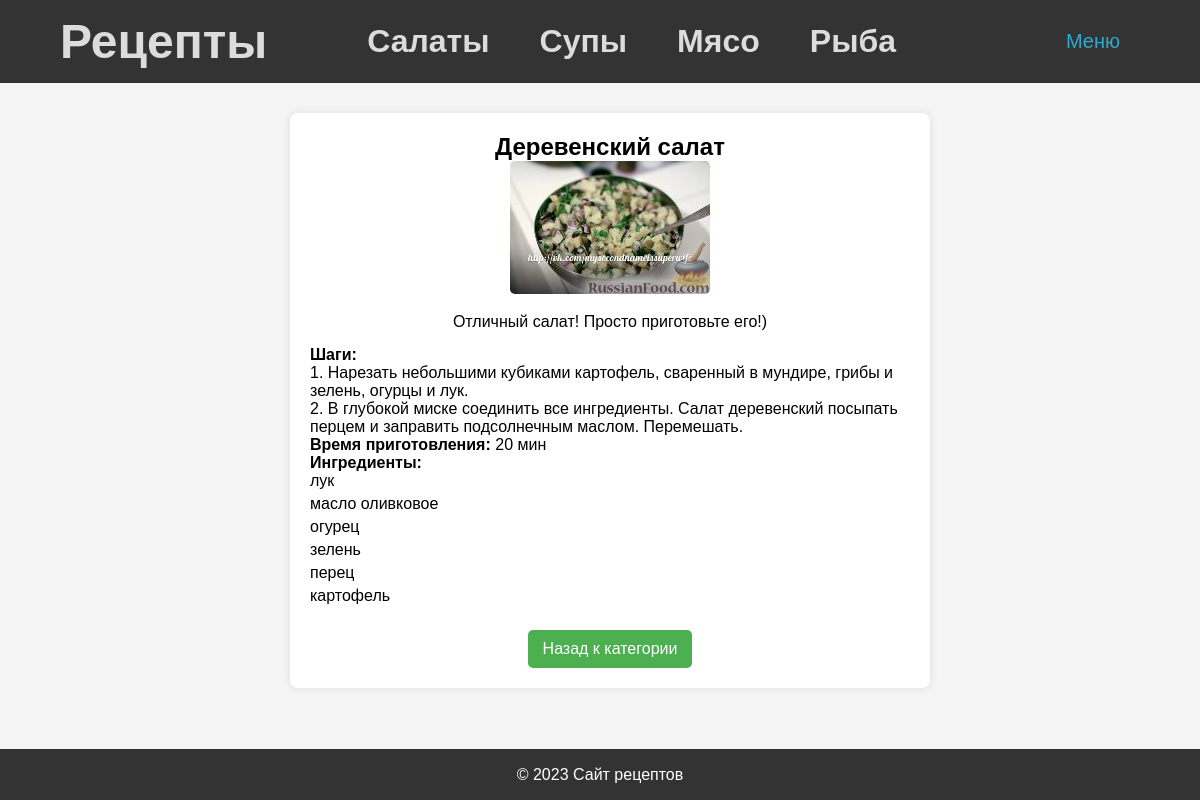
The app's page /recipes/recipe/7/ with its own data.
### recipes/models.py (models this page shows, shortened)
class RecipeCategory(models.Model):
    name = models.CharField(max_length=100)
    def get_absolute_url(self) -> str:
        return reverse("recipe_category_detail", kwargs={"category_name": self.name})
    class Meta:
        verbose_name = _("Категория рецептов")
        verbose_name_plural = _("Категории рецептов")

class Recipe(models.Model):
    title = models.CharField(max_length=255)
    description = models.TextField()
    steps = models.TextField()
    cooking_time = models.PositiveIntegerField()
    image = models.ImageField(upload_to="recipe_images/", blank=True, null=True)
    author = models.ForeignKey(User, on_delete=models.CASCADE)
    ingredients = models.ManyToManyField(Ingredient, through="RecipeIngredient")
    category = models.ForeignKey(
        "RecipeCategory", on_delete=models.SET_NULL, null=True, blank=True
    )
    class Meta:
        verbose_name = _("Рецепт")
        verbose_name_plural = _("Рецепты")

class Ingredient(models.Model):
    name = models.CharField(max_length=100)
    class Meta:
        verbose_name = _("Ингредиент")
        verbose_name_plural = _("Ингредиенты")

### recipes/views.py (the view)
# urls.py: path("recipe/<int:pk>/", RecipeDetailView.as_view(), name="recipe_detail"),
class RecipeDetailView(View):
    template_name = "recipes/recipe_detail.html"
    def get(self, request, pk):
        recipe = get_object_or_404(Recipe, pk=pk)
        context = {"recipe": recipe}
        return render(request, self.template_name, context)

### recipes/context_processor.py (called while the page is built)
def recipe_categories(request):
    categories = RecipeCategory.objects.all()
    return {"all_categories": categories}

### recipes/templates/recipes/recipe_detail.html (shortened to what this page needs)
{% extends 'base.html' %}
{% load static %}
{% block content %}
  <div class="recipe-detail">
    <h2>{{ recipe.title }}</h2>
    <img src="{{ recipe.image.url }}" alt="{{ recipe.title }}" class="recipe-image">
    <p class="recipe-description">{{ recipe.description }}</p>
    <div class="recipe-details">
      <p><strong>Шаги:</strong></p>
      <p class="recipe-steps">{{ recipe.steps }}</p>
      <p><strong>Время приготовления:</strong> {{ recipe.cooking_time }} мин</p>
      <p><strong>Ингредиенты:</strong></p>
      <ul class="recipe-ingredients">
        {% for ingredient in recipe.ingredients.all %}
          <li>{{ ingredient.name }}</li>
        {% endfor %}
      </ul>
    </div>
    <a href="{% url 'recipe_category_detail' category_name=recipe.category.name %}" class="back-link">Назад к категории</a>
  </div>
{% endblock content %}

### templates/base.html (shortened to what this page needs)
{% load static i18n%}
<!DOCTYPE html>
<html lang="en">
<head>
    <link rel="stylesheet" href="{% static 'css/styles.css' %}">
    <link rel="stylesheet" href="https://cdnjs.cloudflare.com/ajax/libs/select2/4.0.13/css/select2.min.css" />
</head>
<body>
    <header>
        <h1>{% block header %}
            <div class="header">
        <div class="header-title">
            <h2><a href="{% url 'index' %}">Рецепты</a></h2>
        </div>
        <div class="header-categories">
            <nav>
                <ul>
                    {% for category in all_categories %}
                        <li><a href="{{ category.get_absolute_url }}">{{ category.name }}</a></li>
                    {% endfor %}
                </ul>
            </nav>
        </div>
            <div class="header-login">
                {% if user.is_authenticated %}
                <div class="dropdown">
                    <button class="dropbtn">Приветствуем, {{ user.username }}!</button>
                    <div class="dropdown-content">
                        <a href="{% url 'edit_profile' %}">Редактировать профиль</a>
                        <a href="{% url 'add_recipe' %}">Добавить рецепт</a>
                        <form class="logout-form" method="post" action="{% url 'logout' %}">
                            {% csrf_token %}
                            <button type="submit">Выйти</button>
                        </form>
                    </div>
                </div>
                {% else %}
                <div class="dropdown">
                    <button class="dropbtn">Меню</button>
                </div>
                {% endif %}
            </div>
    </div>
        {% endblock %}</h1>
    </header>
    <main>
        {% block content %}
        {% endblock %}
    </main>
    <footer>
        <p>&copy; 2023 Сайт рецептов</p>
    </footer>
</body>
</html>

### static/css/styles.css (style rules this page uses)
* { margin: 0; padding: 0; }
body { font-family: Arial, sans-serif; margin: 0; padding: 0; background-color: #f5f5f5; display: flex; flex-direction: column; min-height: 100vh; }
.header { display: flex; justify-content: space-around; align-items: center; background-color: #333; color: white; padding: 10px; text-align: center; }
.header-title { display: flex; align-items: center; color: gainsboro; }
.header-title h2 { margin: 0; }
.header-categories ul { list-style: none; margin: 0; padding: 0; display: flex; }
.header-categories li { margin-right: 50px; }
.header-login { font-size: 14px; color: #2aabd2; margin: 10px; }
main { max-width: 1800px; padding: 10px; background-color: #f5f5f5; width: 100%; }
footer { background-color: #333; color: white; padding: 16.5px; text-align: center; margin-top: auto; }
a { text-decoration: none; color: gainsboro; }
h2 { text-align: center; }
.dropbtn { text-transform: capitalize; background-color: #333; color: #2aabd2; padding: 10px; font-size: 20px; border: none; cursor: pointer; }
.dropdown { position: relative; display: inline-block; }
.recipe-detail { max-width: 600px; margin: 20px auto; padding: 20px; background-color: #fff; border-radius: 8px; box-shadow: 0 0 10px rgba(0, 0, 0, 0.1); text-align: center; }
.recipe-image { max-width: 100%; height: auto; border-radius: 5px; margin-bottom: 15px; }
.recipe-description { margin-bottom: 15px; }
.recipe-details { text-align: left; }
.recipe-steps { white-space: pre-line; }
.recipe-ingredients { list-style: none; padding: 0; margin: 0; }
.recipe-ingredients li { margin-bottom: 5px; }
.back-link { display: inline-block; margin-top: 20px; padding: 10px 15px; background-color: #4CAF50; color: white; text-decoration: none; border-radius: 5px; transition: background-color 0.3s; }

### records on screen
RecipeCategory: name "Салаты"
RecipeCategory: name "Супы"
RecipeCategory: name "Мясо"
RecipeCategory: name "Рыба"
Recipe: title "Деревенский салат", image (picture), description "Отличный салат! Просто приготовьте его!)", steps "1. Нарезать небольшими кубиками картофель, сваренный в мундире, грибы и зелень, огурцы и лук. 2. В глубокой миске соединить все ингредиенты. Салат деревенский посыпать перцем и заправить подсолнечным маслом. Перемешать.", cooking_time "20"
Ingredient: name "лук"
Ingredient: name "масло оливковое"
Ingredient: name "огурец"
Ingredient: name "зелень"
Ingredient: name "перец"
Ingredient: name "картофель"
